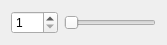
<?xml version="1.0" encoding="UTF-8"?>
<ui version="4.0">
 <class>SmallWidget</class>
 <widget class="QWidget" name="SmallWidget">
  <property name="geometry">
   <rect>
    <x>0</x>
    <y>0</y>
    <width>167</width>
    <height>40</height>
   </rect>
  </property>
  <property name="windowTitle">
   <string>Form</string>
  </property>
  <layout class="QHBoxLayout" name="horizontalLayout">
   <item>
    <widget class="QSpinBox" name="spinBox">
     <property name="minimum">
      <number>1</number>
     </property>
     <property name="maximum">
      <number>100</number>
     </property>
    </widget>
   </item>
   <item>
    <widget class="QSlider" name="horizontalSlider">
     <property name="minimum">
      <number>1</number>
     </property>
     <property name="maximum">
      <number>100</number>
     </property>
     <property name="orientation">
      <enum>Qt::Horizontal</enum>
     </property>
    </widget>
   </item>
  </layout>
 </widget>
 <resources/>
 <connections/>
</ui>
